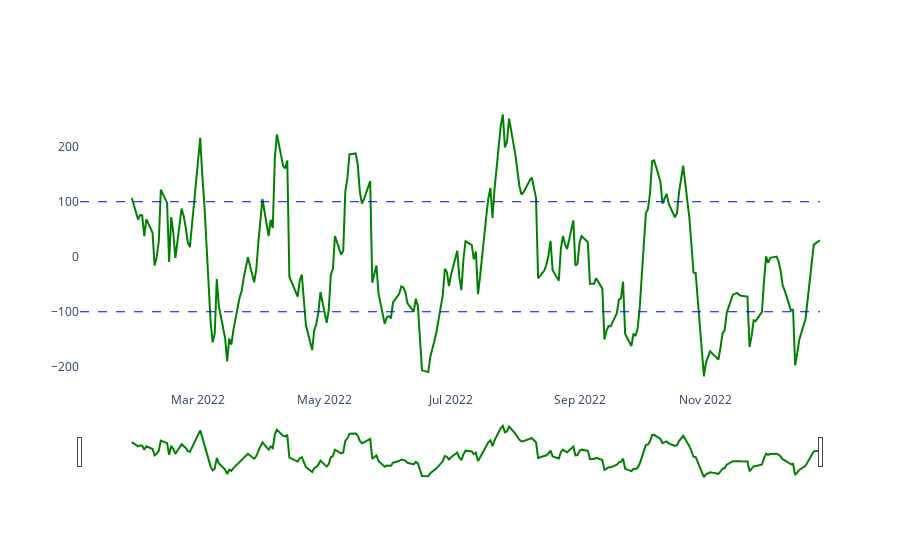

This figure's notebook cell:
### Code cell
fig = go.Figure()

fig.add_trace(
    go.Scatter(
        name="CCI",
        x=CCI_TA.cci().index,
        y=CCI_TA.cci(),
        line=dict(color='green', width=2))
)

fig.add_hline(y=-100,line_color="blue",line_width=1, line_dash="dash")
fig.add_hline(y=100,line_color="blue",line_width=1, line_dash="dash")

fig.update_layout(xaxis_rangeslider_visible=True)
fig.update_layout(paper_bgcolor='rgba(0,0,0,0)', plot_bgcolor='rgba(0,0,0,0)')

### Figure 1 — Plotly figure (JSON) as saved in the notebook; plotly's stock layout.template omitted (floating-point values rounded to 4 significant figures; data arrays with more than 128 entries replaced by an {"elided": "..."} marker saying what was removed)
{"data": [{"line": {"color": "green", "width": 2}, "name": "CCI", "type": "scatter", "x": {"elided": "247 str values"}, "y": {"elided": "247 float values"}}], "layout": {"paper_bgcolor": "rgba(0,0,0,0)", "plot_bgcolor": "rgba(0,0,0,0)", "shapes": [{"line": {"color": "blue", "dash": "dash", "width": 1}, "type": "line", "x0": 0, "x1": 1, "xref": "x domain", "y0": -100, "y1": -100, "yref": "y"}, {"line": {"color": "blue", "dash": "dash", "width": 1}, "type": "line", "x0": 0, "x1": 1, "xref": "x domain", "y0": 100, "y1": 100, "yref": "y"}], "xaxis": {"rangeslider": {"visible": true}}}}
